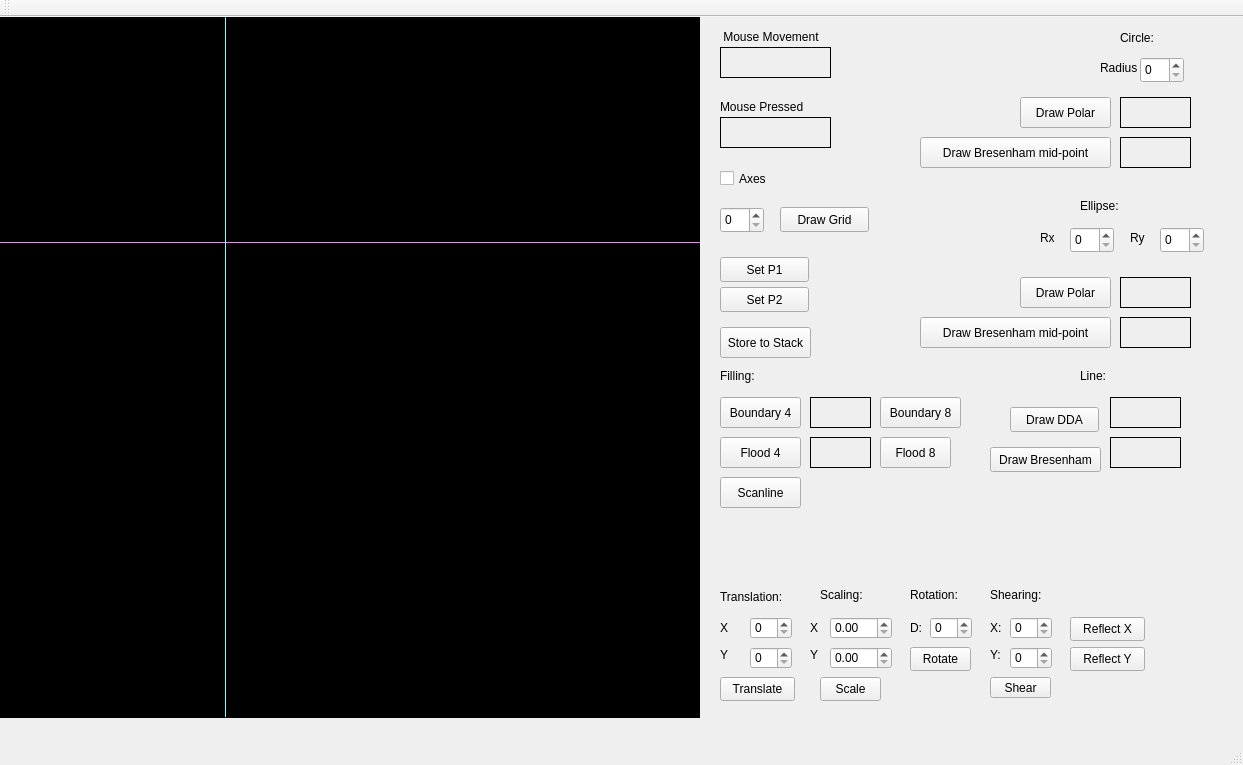
<?xml version="1.0" encoding="UTF-8"?>
<ui version="4.0">
 <class>MainWindow</class>
 <widget class="QMainWindow" name="MainWindow">
  <property name="geometry">
   <rect>
    <x>0</x>
    <y>0</y>
    <width>1243</width>
    <height>765</height>
   </rect>
  </property>
  <property name="windowTitle">
   <string>MainWindow</string>
  </property>
  <widget class="QWidget" name="centralWidget">
   <widget class="my_label" name="frame">
    <property name="geometry">
     <rect>
      <x>0</x>
      <y>0</y>
      <width>700</width>
      <height>701</height>
     </rect>
    </property>
    <property name="cursor">
     <cursorShape>CrossCursor</cursorShape>
    </property>
    <property name="mouseTracking">
     <bool>true</bool>
    </property>
    <property name="styleSheet">
     <string notr="true">background-color: rgb(0, 0, 0);</string>
    </property>
    <property name="frameShape">
     <enum>QFrame::Box</enum>
    </property>
    <property name="lineWidth">
     <number>1</number>
    </property>
    <property name="text">
     <string/>
    </property>
   </widget>
   <widget class="QLabel" name="mouse_movement">
    <property name="geometry">
     <rect>
      <x>720</x>
      <y>30</y>
      <width>111</width>
      <height>31</height>
     </rect>
    </property>
    <property name="frameShape">
     <enum>QFrame::Panel</enum>
    </property>
    <property name="text">
     <string/>
    </property>
   </widget>
   <widget class="QLabel" name="label_3">
    <property name="geometry">
     <rect>
      <x>710</x>
      <y>10</y>
      <width>121</width>
      <height>20</height>
     </rect>
    </property>
    <property name="text">
     <string>    Mouse Movement</string>
    </property>
   </widget>
   <widget class="QLabel" name="mouse_pressed">
    <property name="geometry">
     <rect>
      <x>720</x>
      <y>100</y>
      <width>111</width>
      <height>31</height>
     </rect>
    </property>
    <property name="frameShape">
     <enum>QFrame::Panel</enum>
    </property>
    <property name="text">
     <string/>
    </property>
   </widget>
   <widget class="QLabel" name="label_5">
    <property name="geometry">
     <rect>
      <x>720</x>
      <y>80</y>
      <width>111</width>
      <height>20</height>
     </rect>
    </property>
    <property name="text">
     <string>Mouse Pressed</string>
    </property>
   </widget>
   <widget class="Line" name="x_axis">
    <property name="geometry">
     <rect>
      <x>0</x>
      <y>225</y>
      <width>700</width>
      <height>1</height>
     </rect>
    </property>
    <property name="styleSheet">
     <string notr="true">background-color: rgb(255, 85, 255);</string>
    </property>
    <property name="orientation">
     <enum>Qt::Horizontal</enum>
    </property>
   </widget>
   <widget class="Line" name="y_axis">
    <property name="geometry">
     <rect>
      <x>225</x>
      <y>0</y>
      <width>1</width>
      <height>700</height>
     </rect>
    </property>
    <property name="styleSheet">
     <string notr="true">
background-color: rgb(85, 255, 255);</string>
    </property>
    <property name="orientation">
     <enum>Qt::Vertical</enum>
    </property>
   </widget>
   <widget class="QPushButton" name="pushButton_2">
    <property name="geometry">
     <rect>
      <x>780</x>
      <y>190</y>
      <width>89</width>
      <height>25</height>
     </rect>
    </property>
    <property name="text">
     <string>Draw Grid</string>
    </property>
   </widget>
   <widget class="QSpinBox" name="spinBox">
    <property name="geometry">
     <rect>
      <x>720</x>
      <y>190</y>
      <width>44</width>
      <height>26</height>
     </rect>
    </property>
   </widget>
   <widget class="QPushButton" name="set_p1">
    <property name="geometry">
     <rect>
      <x>720</x>
      <y>240</y>
      <width>89</width>
      <height>25</height>
     </rect>
    </property>
    <property name="text">
     <string>Set P1</string>
    </property>
   </widget>
   <widget class="QPushButton" name="set_p2">
    <property name="geometry">
     <rect>
      <x>720</x>
      <y>270</y>
      <width>89</width>
      <height>25</height>
     </rect>
    </property>
    <property name="text">
     <string>Set P2</string>
    </property>
   </widget>
   <widget class="QPushButton" name="draw_DDA">
    <property name="geometry">
     <rect>
      <x>1010</x>
      <y>390</y>
      <width>89</width>
      <height>25</height>
     </rect>
    </property>
    <property name="text">
     <string>Draw DDA</string>
    </property>
   </widget>
   <widget class="QPushButton" name="draw_Bresenham">
    <property name="geometry">
     <rect>
      <x>990</x>
      <y>430</y>
      <width>111</width>
      <height>25</height>
     </rect>
    </property>
    <property name="text">
     <string>Draw Bresenham</string>
    </property>
   </widget>
   <widget class="QCheckBox" name="axes">
    <property name="geometry">
     <rect>
      <x>720</x>
      <y>150</y>
      <width>61</width>
      <height>23</height>
     </rect>
    </property>
    <property name="text">
     <string>Axes</string>
    </property>
   </widget>
   <widget class="QLabel" name="DDA_Time">
    <property name="geometry">
     <rect>
      <x>1110</x>
      <y>380</y>
      <width>71</width>
      <height>31</height>
     </rect>
    </property>
    <property name="frameShape">
     <enum>QFrame::Panel</enum>
    </property>
    <property name="text">
     <string/>
    </property>
   </widget>
   <widget class="QLabel" name="Bresenham_Time">
    <property name="geometry">
     <rect>
      <x>1110</x>
      <y>420</y>
      <width>71</width>
      <height>31</height>
     </rect>
    </property>
    <property name="frameShape">
     <enum>QFrame::Panel</enum>
    </property>
    <property name="text">
     <string/>
    </property>
   </widget>
   <widget class="QSpinBox" name="radius">
    <property name="geometry">
     <rect>
      <x>1140</x>
      <y>40</y>
      <width>44</width>
      <height>26</height>
     </rect>
    </property>
   </widget>
   <widget class="QPushButton" name="draw_Polar">
    <property name="geometry">
     <rect>
      <x>1020</x>
      <y>80</y>
      <width>91</width>
      <height>31</height>
     </rect>
    </property>
    <property name="text">
     <string>Draw Polar</string>
    </property>
   </widget>
   <widget class="QLabel" name="Polar_Time">
    <property name="geometry">
     <rect>
      <x>1120</x>
      <y>80</y>
      <width>71</width>
      <height>31</height>
     </rect>
    </property>
    <property name="frameShape">
     <enum>QFrame::Panel</enum>
    </property>
    <property name="text">
     <string/>
    </property>
   </widget>
   <widget class="QLabel" name="label">
    <property name="geometry">
     <rect>
      <x>1100</x>
      <y>40</y>
      <width>51</width>
      <height>21</height>
     </rect>
    </property>
    <property name="text">
     <string>Radius</string>
    </property>
   </widget>
   <widget class="QPushButton" name="draw_Bresenhsam_mid_point">
    <property name="geometry">
     <rect>
      <x>920</x>
      <y>120</y>
      <width>191</width>
      <height>31</height>
     </rect>
    </property>
    <property name="text">
     <string>Draw Bresenham mid-point</string>
    </property>
   </widget>
   <widget class="QLabel" name="Bresenham_mid_point_Time">
    <property name="geometry">
     <rect>
      <x>1120</x>
      <y>120</y>
      <width>71</width>
      <height>31</height>
     </rect>
    </property>
    <property name="frameShape">
     <enum>QFrame::Panel</enum>
    </property>
    <property name="text">
     <string/>
    </property>
   </widget>
   <widget class="QLabel" name="label_2">
    <property name="geometry">
     <rect>
      <x>1120</x>
      <y>10</y>
      <width>41</width>
      <height>21</height>
     </rect>
    </property>
    <property name="text">
     <string>Circle:</string>
    </property>
   </widget>
   <widget class="QLabel" name="label_4">
    <property name="geometry">
     <rect>
      <x>1080</x>
      <y>350</y>
      <width>67</width>
      <height>17</height>
     </rect>
    </property>
    <property name="text">
     <string>Line:</string>
    </property>
   </widget>
   <widget class="QPushButton" name="boundary_fill_4">
    <property name="geometry">
     <rect>
      <x>720</x>
      <y>380</y>
      <width>81</width>
      <height>31</height>
     </rect>
    </property>
    <property name="text">
     <string>Boundary 4</string>
    </property>
   </widget>
   <widget class="QLabel" name="label_9">
    <property name="geometry">
     <rect>
      <x>720</x>
      <y>350</y>
      <width>67</width>
      <height>17</height>
     </rect>
    </property>
    <property name="text">
     <string>Filling:</string>
    </property>
   </widget>
   <widget class="QLabel" name="boundary_fill_4_time">
    <property name="enabled">
     <bool>true</bool>
    </property>
    <property name="geometry">
     <rect>
      <x>810</x>
      <y>380</y>
      <width>61</width>
      <height>31</height>
     </rect>
    </property>
    <property name="frameShape">
     <enum>QFrame::Panel</enum>
    </property>
    <property name="text">
     <string/>
    </property>
   </widget>
   <widget class="QPushButton" name="flood_fill">
    <property name="geometry">
     <rect>
      <x>720</x>
      <y>420</y>
      <width>81</width>
      <height>31</height>
     </rect>
    </property>
    <property name="text">
     <string>Flood 4</string>
    </property>
   </widget>
   <widget class="QLabel" name="flood_fill_time">
    <property name="geometry">
     <rect>
      <x>810</x>
      <y>420</y>
      <width>61</width>
      <height>31</height>
     </rect>
    </property>
    <property name="frameShape">
     <enum>QFrame::Box</enum>
    </property>
    <property name="text">
     <string/>
    </property>
   </widget>
   <widget class="QLabel" name="Polar_Time_Ellipse">
    <property name="geometry">
     <rect>
      <x>1120</x>
      <y>260</y>
      <width>71</width>
      <height>31</height>
     </rect>
    </property>
    <property name="frameShape">
     <enum>QFrame::Panel</enum>
    </property>
    <property name="text">
     <string/>
    </property>
   </widget>
   <widget class="QLabel" name="label_6">
    <property name="geometry">
     <rect>
      <x>1080</x>
      <y>180</y>
      <width>67</width>
      <height>17</height>
     </rect>
    </property>
    <property name="text">
     <string>Ellipse:</string>
    </property>
   </widget>
   <widget class="QSpinBox" name="ry">
    <property name="geometry">
     <rect>
      <x>1160</x>
      <y>210</y>
      <width>44</width>
      <height>26</height>
     </rect>
    </property>
   </widget>
   <widget class="QSpinBox" name="rx">
    <property name="geometry">
     <rect>
      <x>1070</x>
      <y>210</y>
      <width>44</width>
      <height>26</height>
     </rect>
    </property>
   </widget>
   <widget class="QLabel" name="label_8">
    <property name="geometry">
     <rect>
      <x>1040</x>
      <y>210</y>
      <width>21</width>
      <height>21</height>
     </rect>
    </property>
    <property name="text">
     <string>Rx</string>
    </property>
   </widget>
   <widget class="QLabel" name="Bresenham_mid_point_Time_Ellipse">
    <property name="geometry">
     <rect>
      <x>1120</x>
      <y>300</y>
      <width>71</width>
      <height>31</height>
     </rect>
    </property>
    <property name="frameShape">
     <enum>QFrame::Panel</enum>
    </property>
    <property name="text">
     <string/>
    </property>
   </widget>
   <widget class="QPushButton" name="draw_Polar_Ellipse">
    <property name="geometry">
     <rect>
      <x>1020</x>
      <y>260</y>
      <width>91</width>
      <height>31</height>
     </rect>
    </property>
    <property name="text">
     <string>Draw Polar</string>
    </property>
   </widget>
   <widget class="QPushButton" name="draw_Bresenhsam_mid_point_Ellipse">
    <property name="geometry">
     <rect>
      <x>920</x>
      <y>300</y>
      <width>191</width>
      <height>31</height>
     </rect>
    </property>
    <property name="text">
     <string>Draw Bresenham mid-point</string>
    </property>
   </widget>
   <widget class="QLabel" name="label_7">
    <property name="geometry">
     <rect>
      <x>1130</x>
      <y>210</y>
      <width>21</width>
      <height>21</height>
     </rect>
    </property>
    <property name="text">
     <string>Ry</string>
    </property>
   </widget>
   <widget class="QPushButton" name="store_to_stack">
    <property name="geometry">
     <rect>
      <x>720</x>
      <y>310</y>
      <width>91</width>
      <height>31</height>
     </rect>
    </property>
    <property name="text">
     <string>Store to Stack</string>
    </property>
   </widget>
   <widget class="QPushButton" name="boundary_8">
    <property name="geometry">
     <rect>
      <x>880</x>
      <y>380</y>
      <width>81</width>
      <height>31</height>
     </rect>
    </property>
    <property name="text">
     <string>Boundary 8</string>
    </property>
   </widget>
   <widget class="QPushButton" name="flood_8">
    <property name="geometry">
     <rect>
      <x>880</x>
      <y>420</y>
      <width>71</width>
      <height>31</height>
     </rect>
    </property>
    <property name="text">
     <string>Flood 8</string>
    </property>
   </widget>
   <widget class="QLabel" name="label_11">
    <property name="geometry">
     <rect>
      <x>720</x>
      <y>600</y>
      <width>21</width>
      <height>21</height>
     </rect>
    </property>
    <property name="text">
     <string>X</string>
    </property>
   </widget>
   <widget class="QLabel" name="label_12">
    <property name="geometry">
     <rect>
      <x>720</x>
      <y>630</y>
      <width>21</width>
      <height>16</height>
     </rect>
    </property>
    <property name="text">
     <string>Y</string>
    </property>
   </widget>
   <widget class="QLabel" name="label_14">
    <property name="geometry">
     <rect>
      <x>810</x>
      <y>630</y>
      <width>21</width>
      <height>16</height>
     </rect>
    </property>
    <property name="text">
     <string>Y</string>
    </property>
   </widget>
   <widget class="QLabel" name="label_17">
    <property name="geometry">
     <rect>
      <x>910</x>
      <y>600</y>
      <width>21</width>
      <height>21</height>
     </rect>
    </property>
    <property name="text">
     <string>D:</string>
    </property>
   </widget>
   <widget class="QLabel" name="label_18">
    <property name="geometry">
     <rect>
      <x>990</x>
      <y>570</y>
      <width>61</width>
      <height>16</height>
     </rect>
    </property>
    <property name="text">
     <string>Shearing:</string>
    </property>
   </widget>
   <widget class="QPushButton" name="rotate">
    <property name="geometry">
     <rect>
      <x>910</x>
      <y>630</y>
      <width>61</width>
      <height>24</height>
     </rect>
    </property>
    <property name="text">
     <string>Rotate</string>
    </property>
   </widget>
   <widget class="QPushButton" name="shear">
    <property name="geometry">
     <rect>
      <x>990</x>
      <y>660</y>
      <width>61</width>
      <height>21</height>
     </rect>
    </property>
    <property name="text">
     <string>Shear</string>
    </property>
   </widget>
   <widget class="QDoubleSpinBox" name="scaling_y">
    <property name="geometry">
     <rect>
      <x>830</x>
      <y>630</y>
      <width>62</width>
      <height>22</height>
     </rect>
    </property>
   </widget>
   <widget class="QLabel" name="label_10">
    <property name="geometry">
     <rect>
      <x>720</x>
      <y>570</y>
      <width>71</width>
      <height>20</height>
     </rect>
    </property>
    <property name="text">
     <string>Translation:</string>
    </property>
   </widget>
   <widget class="QPushButton" name="reflect_y">
    <property name="geometry">
     <rect>
      <x>1070</x>
      <y>630</y>
      <width>75</width>
      <height>24</height>
     </rect>
    </property>
    <property name="text">
     <string>Reflect Y</string>
    </property>
   </widget>
   <widget class="QSpinBox" name="shearing_y">
    <property name="geometry">
     <rect>
      <x>1010</x>
      <y>630</y>
      <width>42</width>
      <height>22</height>
     </rect>
    </property>
   </widget>
   <widget class="QSpinBox" name="shearing_x">
    <property name="geometry">
     <rect>
      <x>1010</x>
      <y>600</y>
      <width>42</width>
      <height>22</height>
     </rect>
    </property>
   </widget>
   <widget class="QLabel" name="label_19">
    <property name="geometry">
     <rect>
      <x>990</x>
      <y>600</y>
      <width>21</width>
      <height>21</height>
     </rect>
    </property>
    <property name="text">
     <string>X:</string>
    </property>
   </widget>
   <widget class="QLabel" name="label_20">
    <property name="geometry">
     <rect>
      <x>990</x>
      <y>630</y>
      <width>21</width>
      <height>16</height>
     </rect>
    </property>
    <property name="text">
     <string>Y:</string>
    </property>
   </widget>
   <widget class="QLabel" name="label_15">
    <property name="geometry">
     <rect>
      <x>810</x>
      <y>600</y>
      <width>21</width>
      <height>21</height>
     </rect>
    </property>
    <property name="text">
     <string>X</string>
    </property>
   </widget>
   <widget class="QSpinBox" name="translation_y">
    <property name="geometry">
     <rect>
      <x>750</x>
      <y>630</y>
      <width>42</width>
      <height>22</height>
     </rect>
    </property>
   </widget>
   <widget class="QLabel" name="label_16">
    <property name="geometry">
     <rect>
      <x>910</x>
      <y>570</y>
      <width>71</width>
      <height>16</height>
     </rect>
    </property>
    <property name="text">
     <string>Rotation:</string>
    </property>
   </widget>
   <widget class="QPushButton" name="scale">
    <property name="geometry">
     <rect>
      <x>820</x>
      <y>660</y>
      <width>61</width>
      <height>24</height>
     </rect>
    </property>
    <property name="text">
     <string>Scale</string>
    </property>
   </widget>
   <widget class="QSpinBox" name="translation_x">
    <property name="geometry">
     <rect>
      <x>750</x>
      <y>600</y>
      <width>42</width>
      <height>22</height>
     </rect>
    </property>
   </widget>
   <widget class="QSpinBox" name="rotation_degree">
    <property name="geometry">
     <rect>
      <x>930</x>
      <y>600</y>
      <width>42</width>
      <height>22</height>
     </rect>
    </property>
   </widget>
   <widget class="QPushButton" name="reflect_x">
    <property name="geometry">
     <rect>
      <x>1070</x>
      <y>600</y>
      <width>75</width>
      <height>24</height>
     </rect>
    </property>
    <property name="text">
     <string>Reflect X</string>
    </property>
   </widget>
   <widget class="QLabel" name="label_13">
    <property name="geometry">
     <rect>
      <x>820</x>
      <y>570</y>
      <width>49</width>
      <height>16</height>
     </rect>
    </property>
    <property name="text">
     <string>Scaling:</string>
    </property>
   </widget>
   <widget class="QDoubleSpinBox" name="scaling_x">
    <property name="geometry">
     <rect>
      <x>830</x>
      <y>600</y>
      <width>62</width>
      <height>22</height>
     </rect>
    </property>
   </widget>
   <widget class="QPushButton" name="translate">
    <property name="geometry">
     <rect>
      <x>720</x>
      <y>660</y>
      <width>75</width>
      <height>24</height>
     </rect>
    </property>
    <property name="text">
     <string>Translate</string>
    </property>
   </widget>
   <widget class="QPushButton" name="scanline_fill">
    <property name="geometry">
     <rect>
      <x>720</x>
      <y>460</y>
      <width>81</width>
      <height>31</height>
     </rect>
    </property>
    <property name="text">
     <string>Scanline</string>
    </property>
   </widget>
  </widget>
  <widget class="QMenuBar" name="menuBar">
   <property name="geometry">
    <rect>
     <x>0</x>
     <y>0</y>
     <width>1243</width>
     <height>21</height>
    </rect>
   </property>
  </widget>
  <widget class="QToolBar" name="mainToolBar">
   <attribute name="toolBarArea">
    <enum>TopToolBarArea</enum>
   </attribute>
   <attribute name="toolBarBreak">
    <bool>false</bool>
   </attribute>
  </widget>
  <widget class="QStatusBar" name="statusBar"/>
 </widget>
 <layoutdefault spacing="6" margin="11"/>
 <customwidgets>
  <customwidget>
   <class>my_label</class>
   <extends>QLabel</extends>
   <header location="global">my_label.h</header>
  </customwidget>
 </customwidgets>
 <resources/>
 <connections/>
</ui>
